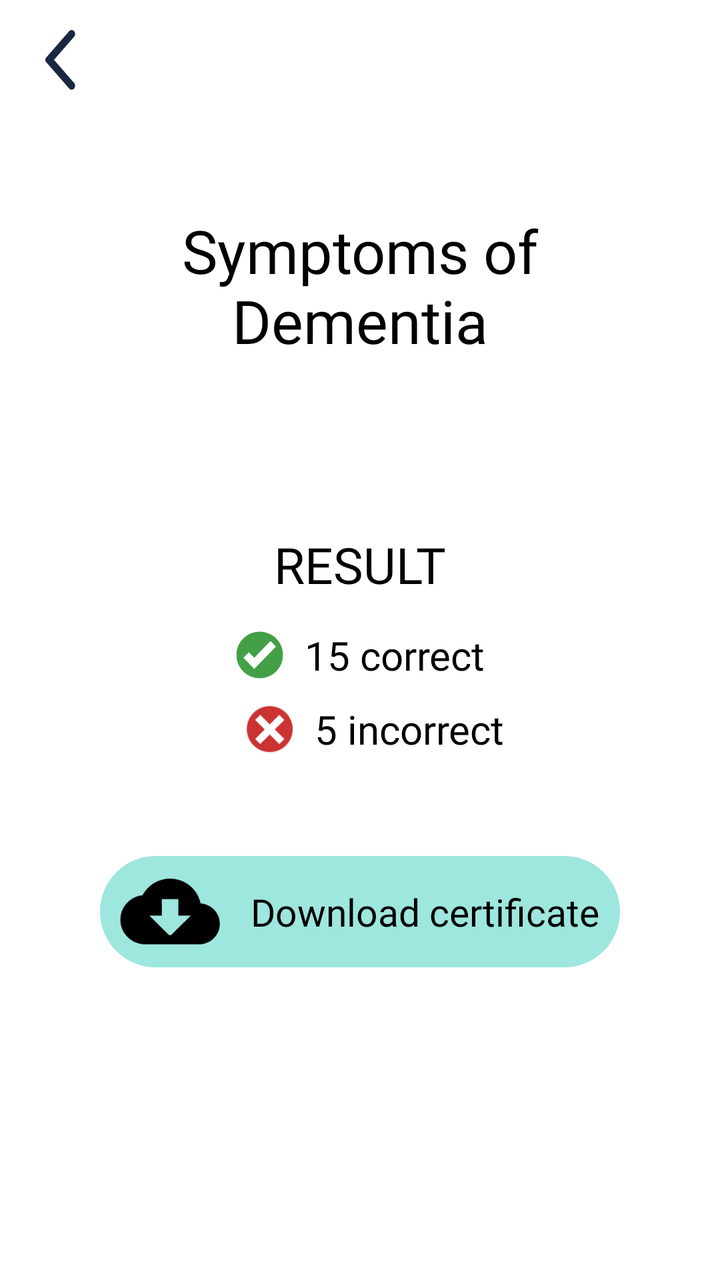
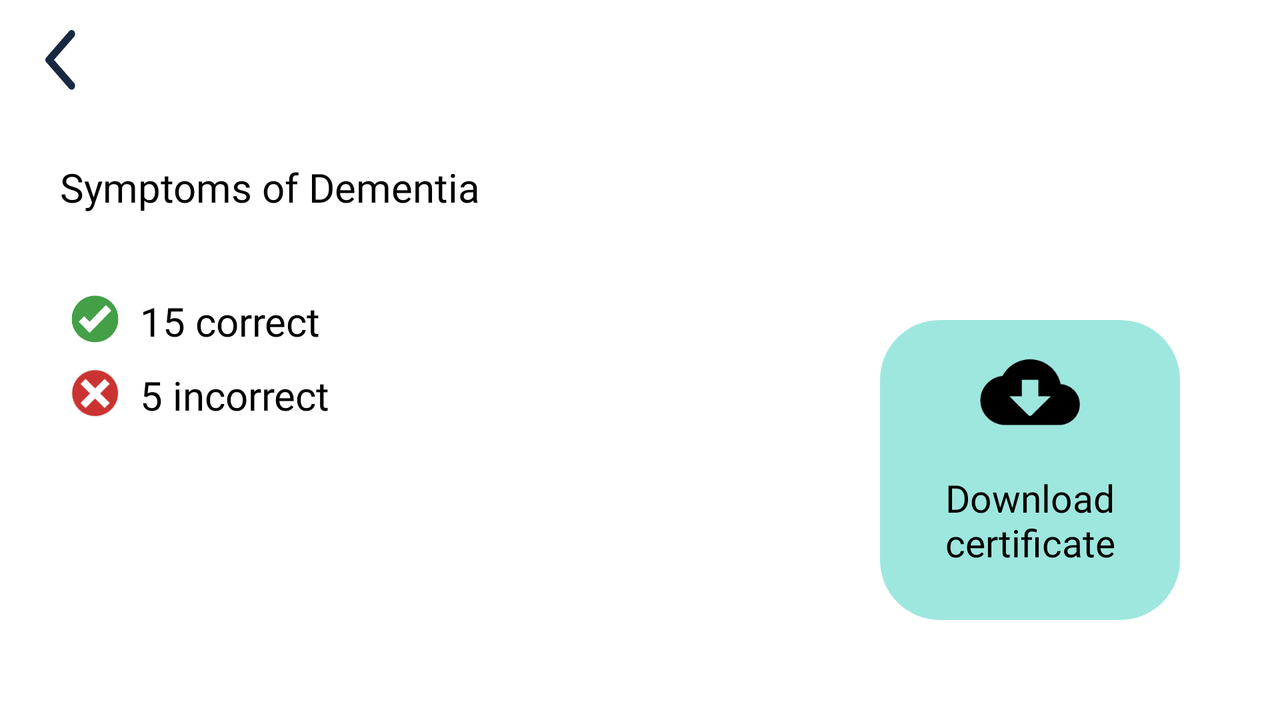

Compare how this app lays out the same screen by default and in its alternative resource folder. The renders come first, then the two layout files and the values they reference.
<!-- AndroidManifest.xml: application theme Theme.Test21 -->
<!-- res/layout/quiz_result.xml -->
<?xml version="1.0" encoding="utf-8"?>
<androidx.constraintlayout.widget.ConstraintLayout xmlns:android="http://schemas.android.com/apk/res/android"
    xmlns:app="http://schemas.android.com/apk/res-auto"
    xmlns:tools="http://schemas.android.com/tools"
    android:id="@+id/results"
    android:layout_width="match_parent"
    android:layout_height="match_parent"
    tools:context=".QuizResult"
    android:background="@color/bgDynamic">

    <ImageView
        android:id="@+id/backbtn"
        android:layout_width="30dp"
        android:layout_height="30dp"
        android:layout_marginStart="15dp"
        android:layout_marginTop="15dp"
        app:layout_constraintStart_toStartOf="parent"
        app:layout_constraintTop_toTopOf="parent"
        app:srcCompat="@drawable/backicon"
        android:outlineAmbientShadowColor="@color/black"
        android:outlineSpotShadowColor="@color/black"/>

    <TextView
        android:id="@+id/title"
        android:layout_width="wrap_content"
        android:layout_height="wrap_content"
        android:layout_marginTop="80dp"
        android:fontFamily="@font/montserrat_semibold"
        android:text="Symptoms of Dementia"
        android:padding="25dp"
        android:textColor="@color/primaryText"
        android:textSize="30sp"
        app:layout_constraintEnd_toEndOf="parent"
        app:layout_constraintStart_toStartOf="parent"
        app:layout_constraintTop_toTopOf="parent"
        android:gravity="center"/>

    <TextView
        android:id="@+id/result"
        android:layout_width="wrap_content"
        android:layout_height="wrap_content"
        android:layout_marginTop="60dp"
        android:fontFamily="@font/montserrat_medium"
        android:paddingLeft="60dp"
        android:paddingRight="60dp"
        android:text="RESULT"
        android:textColor="@color/primaryText"
        android:textSize="25sp"
        app:layout_constraintEnd_toEndOf="parent"
        app:layout_constraintStart_toStartOf="parent"
        app:layout_constraintTop_toBottomOf="@+id/title" />

    <LinearLayout
        android:id="@+id/correctdesc"
        android:layout_width="match_parent"
        android:layout_height="wrap_content"
        app:layout_constraintTop_toBottomOf="@+id/result"
        android:layout_marginTop="15dp"
        android:orientation="horizontal"
        android:gravity="center">

        <ImageView
            android:id="@+id/tick"
            android:layout_width="25dp"
            android:layout_height="25dp"
            app:srcCompat="@drawable/check_ellipse" />

        <TextView
            android:id="@+id/correcttext"
            android:layout_width="wrap_content"
            android:layout_height="wrap_content"
            android:layout_marginStart="10dp"
            android:fontFamily="@font/montserrat_medium"
            android:text="15"
            android:textAllCaps="false"
            android:textColor="@color/primaryText"
            android:textSize="20sp"/>

        <TextView
            android:id="@+id/correct"
            android:layout_width="wrap_content"
            android:layout_height="wrap_content"
            android:layout_marginLeft="5dp"
            android:fontFamily="@font/montserrat_medium"
            android:text="correct"
            android:textAllCaps="false"
            android:textColor="@color/primaryText"
            android:textSize="20sp"/>
    </LinearLayout>

    <LinearLayout
        android:id="@+id/incorrectdesc"
        android:layout_width="match_parent"
        android:layout_height="wrap_content"
        app:layout_constraintTop_toBottomOf="@+id/correctdesc"
        android:layout_marginTop="10dp"
        android:gravity="center">

        <ImageView
            android:id="@+id/cross"
            android:layout_width="25dp"
            android:layout_height="25dp"
            android:layout_marginStart="15dp"
            app:srcCompat="@drawable/wrong_answer" />

        <TextView
            android:id="@+id/wrongtext"
            android:layout_width="wrap_content"
            android:layout_height="wrap_content"
            android:layout_marginStart="10dp"
            android:fontFamily="@font/montserrat_medium"
            android:text="5"
            android:textAllCaps="false"
            android:textColor="@color/primaryText"
            android:textSize="20sp"/>

        <TextView
            android:id="@+id/wrong"
            android:layout_width="wrap_content"
            android:layout_height="wrap_content"
            android:layout_marginLeft="5dp"
            android:fontFamily="@font/montserrat_medium"
            android:text="incorrect"
            android:textAllCaps="false"
            android:textColor="@color/primaryText"
            android:textSize="20sp"/>

    </LinearLayout>


    <LinearLayout
        android:id="@+id/downloadholder"
        android:layout_width="match_parent"
        android:layout_height="wrap_content"
        android:layout_marginTop="50dp"
        android:layout_marginStart="50dp"
        android:layout_marginEnd="50dp"
        android:onClick="buttonPrint"
        android:background="@drawable/round_mintgreen"
        android:gravity="center"
        android:paddingLeft="10dp"
        android:paddingRight="10dp"
        app:layout_constraintEnd_toEndOf="parent"
        app:layout_constraintStart_toStartOf="parent"
        app:layout_constraintTop_toBottomOf="@+id/incorrectdesc">

        <ImageView
            android:id="@+id/downloadicon"
            android:layout_width="50dp"
            android:layout_height="50dp"
            app:srcCompat="@drawable/cloud_download_24px_rounded" />

        <TextView
            android:id="@+id/download"
            android:layout_width="match_parent"
            android:layout_height="wrap_content"
            android:layout_marginStart="15dp"
            android:fontFamily="@font/montserrat_medium"
            android:gravity="center"
            android:paddingTop="15dp"
            android:paddingBottom="15dp"
            android:text="Download certificate"
            android:textColor="@color/black"
            android:textSize="19sp" />
    </LinearLayout>

</androidx.constraintlayout.widget.ConstraintLayout>
<!-- resources referenced by this layout -->
<resources>
  <color name="bgDynamic">#FFFFFFFF</color>
  <color name="black">#FF000000</color>
  <color name="primaryText">#FF000000</color>
  <!-- drawable backicon: png bitmap (drawable-night, 690 bytes) -->
  <!-- drawable check_ellipse: png bitmap (drawable-v24, 6602 bytes) -->
  <!-- drawable cloud_download_24px_rounded: png bitmap (drawable-v24, 2075 bytes) -->
  <!-- drawable round_mintgreen (drawable) -->
  <shape xmlns:android="http://schemas.android.com/apk/res/android"
      android:shape="rectangle" >
      <solid android:color="@color/mint_green" />
      <corners android:radius="30dp" />
  </shape>
  <!-- drawable wrong_answer: png bitmap (drawable-v24, 4573 bytes) -->
  <style name="Theme.Test21" parent="Theme.MaterialComponents.DayNight.NoActionBar">
          
          <item name="colorPrimary">@color/mint_green</item>
          <item name="colorPrimaryVariant">@color/purple_700</item>
          <item name="colorOnPrimary">@color/white</item>
          
          <item name="colorSecondary">@color/teal_200</item>
          <item name="colorSecondaryVariant">@color/teal_700</item>
          <item name="colorOnSecondary">@color/black</item>
          
          <item name="android:statusBarColor">@color/mint_green</item>
          <item name="android:windowTranslucentStatus">false</item>
          
      </style>
  <color name="mint_green">#9EE7DE</color>
  <color name="purple_700">#FF3700B3</color>
  <color name="white">#FFFFFFFF</color>
  <color name="teal_200">#FF03DAC5</color>
  <color name="teal_700">#FF018786</color>
</resources>
<!-- res/layout-land/quiz_result.xml (the repository's variant of the layout above) -->
<!-- drawn on the phone turned sideways -->
<?xml version="1.0" encoding="utf-8"?>
<androidx.constraintlayout.widget.ConstraintLayout xmlns:android="http://schemas.android.com/apk/res/android"
    xmlns:app="http://schemas.android.com/apk/res-auto"
    xmlns:tools="http://schemas.android.com/tools"
    android:id="@+id/results"
    android:layout_width="match_parent"
    android:layout_height="match_parent"
    tools:context=".QuizResult"
    android:background="@color/bgDynamic">

    <ImageView
        android:id="@+id/backbtn"
        android:layout_width="30dp"
        android:layout_height="30dp"
        android:layout_marginStart="15dp"
        android:layout_marginTop="15dp"
        app:layout_constraintStart_toStartOf="parent"
        app:layout_constraintTop_toTopOf="parent"
        app:srcCompat="@drawable/backicon"
        android:outlineAmbientShadowColor="@color/black"
        android:outlineSpotShadowColor="@color/black"/>

    <TextView
        android:id="@+id/title"
        android:layout_width="wrap_content"
        android:layout_height="wrap_content"
        android:layout_marginTop="80dp"
        android:fontFamily="@font/montserrat_semibold"
        android:text="Symptoms of Dementia"
        android:layout_marginStart="30dp"
        android:layout_marginEnd="30dp"
        android:textColor="@color/primaryText"
        android:textSize="20sp"
        app:layout_constraintStart_toStartOf="parent"
        app:layout_constraintTop_toTopOf="parent"
        android:gravity="center"/>

    <LinearLayout
        android:id="@+id/correctdesc"
        android:layout_width="wrap_content"
        android:layout_height="wrap_content"
        app:layout_constraintTop_toBottomOf="@+id/title"
        app:layout_constraintStart_toStartOf="parent"
        android:layout_marginTop="40dp"
        android:orientation="horizontal"
        android:gravity="left">

        <ImageView
            android:id="@+id/tick"
            android:layout_width="25dp"
            android:layout_height="25dp"
            android:layout_marginStart="35dp"
            app:srcCompat="@drawable/check_ellipse" />

        <TextView
            android:id="@+id/correcttext"
            android:layout_width="wrap_content"
            android:layout_height="wrap_content"
            android:layout_marginStart="10dp"
            android:fontFamily="@font/montserrat_medium"
            android:text="15"
            android:textAllCaps="false"
            android:textColor="@color/primaryText"
            android:textSize="20sp"/>

        <TextView
            android:id="@+id/correct"
            android:layout_width="wrap_content"
            android:layout_height="wrap_content"
            android:layout_marginLeft="5dp"
            android:fontFamily="@font/montserrat_medium"
            android:text="correct"
            android:textAllCaps="false"
            android:textColor="@color/primaryText"
            android:textSize="20sp"/>
    </LinearLayout>

    <LinearLayout
        android:id="@+id/incorrectdesc"
        android:layout_width="wrap_content"
        android:layout_height="wrap_content"
        app:layout_constraintTop_toBottomOf="@+id/correctdesc"
        app:layout_constraintStart_toStartOf="parent"
        android:layout_marginTop="10dp"
        android:gravity="left"
        android:orientation="horizontal">

        <ImageView
            android:id="@+id/cross"
            android:layout_width="25dp"
            android:layout_height="25dp"
            android:layout_marginStart="35dp"
            app:srcCompat="@drawable/wrong_answer" />

        <TextView
            android:id="@+id/wrongtext"
            android:layout_width="wrap_content"
            android:layout_height="wrap_content"
            android:layout_marginStart="10dp"
            android:fontFamily="@font/montserrat_medium"
            android:text="5"
            android:textAllCaps="false"
            android:textColor="@color/primaryText"
            android:textSize="20sp"/>

        <TextView
            android:id="@+id/wrong"
            android:layout_width="wrap_content"
            android:layout_height="wrap_content"
            android:layout_marginLeft="5dp"
            android:fontFamily="@font/montserrat_medium"
            android:text="incorrect"
            android:textAllCaps="false"
            android:textColor="@color/primaryText"
            android:textSize="20sp"/>

    </LinearLayout>


    <LinearLayout
        android:id="@+id/downloadholder"
        android:layout_width="150dp"
        android:layout_height="150dp"
        android:layout_marginTop="50dp"
        android:layout_marginBottom="50dp"
        android:layout_marginEnd="50dp"
        android:onClick="buttonPrint"
        android:background="@drawable/round_mintgreen"
        android:gravity="center"
        android:paddingLeft="10dp"
        android:paddingRight="10dp"
        android:orientation="vertical"
        app:layout_constraintEnd_toEndOf="parent"
        app:layout_constraintBottom_toBottomOf="parent">

        <ImageView
            android:id="@+id/downloadicon"
            android:layout_width="50dp"
            android:layout_height="50dp"
            app:srcCompat="@drawable/cloud_download_24px_rounded" />

        <TextView
            android:id="@+id/download"
            android:layout_width="match_parent"
            android:layout_height="wrap_content"
            android:fontFamily="@font/montserrat_medium"
            android:gravity="center"
            android:paddingTop="15dp"
            android:paddingBottom="15dp"
            android:text="Download certificate"
            android:textColor="@color/black"
            android:textSize="19sp" />
    </LinearLayout>

</androidx.constraintlayout.widget.ConstraintLayout>
